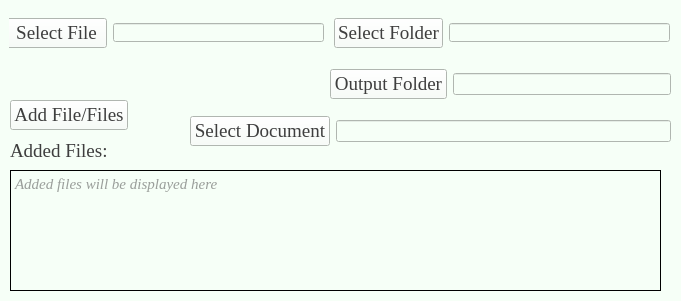
   <widget class="QWidget" name="main_widget" native="true">
    <property name="geometry">
     <rect>
      <x>130</x>
      <y>50</y>
      <width>681</width>
      <height>301</height>
     </rect>
    </property>
    <property name="styleSheet">
     <string notr="true">background-color:rgb(246, 255, 247);
color: rgb(62, 62, 62);</string>
    </property>
    <widget class="QWidget" name="widget_7" native="true">
     <property name="geometry">
      <rect>
       <x>9</x>
       <y>9</y>
       <width>663</width>
       <height>48</height>
      </rect>
     </property>
     <widget class="QPushButton" name="select_button">
      <property name="geometry">
       <rect>
        <x>-3</x>
        <y>9</y>
        <width>101</width>
        <height>30</height>
       </rect>
      </property>
      <property name="font">
       <font>
        <family>Times New Roman</family>
        <pointsize>14</pointsize>
       </font>
      </property>
      <property name="cursor">
       <cursorShape>PointingHandCursor</cursorShape>
      </property>
      <property name="styleSheet">
       <string notr="true"/>
      </property>
      <property name="text">
       <string>Select File</string>
      </property>
      <property name="checkable">
       <bool>true</bool>
      </property>
     </widget>
     <widget class="QLineEdit" name="file_path">
      <property name="geometry">
       <rect>
        <x>104</x>
        <y>14</y>
        <width>211</width>
        <height>19</height>
       </rect>
      </property>
      <property name="font">
       <font>
        <family>Times New Roman</family>
       </font>
      </property>
     </widget>
     <widget class="QPushButton" name="selectfolder_button">
      <property name="geometry">
       <rect>
        <x>325</x>
        <y>9</y>
        <width>109</width>
        <height>30</height>
       </rect>
      </property>
      <property name="font">
       <font>
        <family>Times New Roman</family>
        <pointsize>14</pointsize>
       </font>
      </property>
      <property name="cursor">
       <cursorShape>PointingHandCursor</cursorShape>
      </property>
      <property name="text">
       <string>Select Folder</string>
      </property>
      <property name="checkable">
       <bool>true</bool>
      </property>
     </widget>
     <widget class="QLineEdit" name="folder_path">
      <property name="geometry">
       <rect>
        <x>440</x>
        <y>14</y>
        <width>221</width>
        <height>19</height>
       </rect>
      </property>
      <property name="font">
       <font>
        <family>Times New Roman</family>
       </font>
      </property>
     </widget>
     <widget class="QWidget" name="widget_6" native="true">
      <property name="geometry">
       <rect>
        <x>20</x>
        <y>40</y>
        <width>301</width>
        <height>51</height>
       </rect>
      </property>
     </widget>
    </widget>
    <widget class="QWidget" name="widget_9" native="true">
     <property name="geometry">
      <rect>
       <x>330</x>
       <y>60</y>
       <width>341</width>
       <height>48</height>
      </rect>
     </property>
     <layout class="QHBoxLayout" name="horizontalLayout_3">
      <item>
       <widget class="QPushButton" name="output_button">
        <property name="font">
         <font>
          <family>Times New Roman</family>
          <pointsize>14</pointsize>
         </font>
        </property>
        <property name="cursor">
         <cursorShape>PointingHandCursor</cursorShape>
        </property>
        <property name="text">
         <string>Output Folder</string>
        </property>
        <property name="checkable">
         <bool>true</bool>
        </property>
        <property name="autoExclusive">
         <bool>false</bool>
        </property>
       </widget>
      </item>
      <item>
       <widget class="QLineEdit" name="output_path">
        <property name="font">
         <font>
          <family>Times New Roman</family>
         </font>
        </property>
       </widget>
      </item>
     </layout>
    </widget>
    <widget class="QLabel" name="label_6">
     <property name="geometry">
      <rect>
       <x>10</x>
       <y>140</y>
       <width>121</width>
       <height>22</height>
      </rect>
     </property>
     <property name="font">
      <font>
       <family>Times New Roman</family>
       <pointsize>14</pointsize>
      </font>
     </property>
     <property name="text">
      <string>Added Files:</string>
     </property>
    </widget>
    <widget class="QTextEdit" name="show_files">
     <property name="geometry">
      <rect>
       <x>10</x>
       <y>170</y>
       <width>651</width>
       <height>121</height>
      </rect>
     </property>
     <property name="font">
      <font>
       <family>Times New Roman</family>
       <pointsize>11</pointsize>
       <italic>true</italic>
      </font>
     </property>
     <property name="cursor" stdset="0">
      <cursorShape>SizeFDiagCursor</cursorShape>
     </property>
     <property name="styleSheet">
      <string notr="true">border: 1px solid</string>
     </property>
     <property name="readOnly">
      <bool>true</bool>
     </property>
     <property name="placeholderText">
      <string>Added files will be displayed here</string>
     </property>
    </widget>
    <widget class="QPushButton" name="addfiles_button">
     <property name="geometry">
      <rect>
       <x>10</x>
       <y>100</y>
       <width>118</width>
       <height>30</height>
      </rect>
     </property>
     <property name="font">
      <font>
       <family>Times New Roman</family>
       <pointsize>14</pointsize>
      </font>
     </property>
     <property name="cursor">
      <cursorShape>PointingHandCursor</cursorShape>
     </property>
     <property name="text">
      <string>Add File/Files</string>
     </property>
     <property name="checkable">
      <bool>true</bool>
     </property>
    </widget>
    <widget class="QWidget" name="select_document_widget" native="true">
     <property name="geometry">
      <rect>
       <x>190</x>
       <y>110</y>
       <width>481</width>
       <height>42</height>
      </rect>
     </property>
     <layout class="QHBoxLayout" name="horizontalLayout_4">
      <item>
       <widget class="QPushButton" name="select_document_insert">
        <property name="font">
         <font>
          <family>Times New Roman</family>
          <pointsize>14</pointsize>
         </font>
        </property>
        <property name="cursor">
         <cursorShape>PointingHandCursor</cursorShape>
        </property>
        <property name="text">
         <string>Select Document</string>
        </property>
        <property name="checkable">
         <bool>true</bool>
        </property>
       </widget>
      </item>
      <item>
       <widget class="QLineEdit" name="insert_document_path"/>
      </item>
     </layout>
    </widget>
   </widget>
